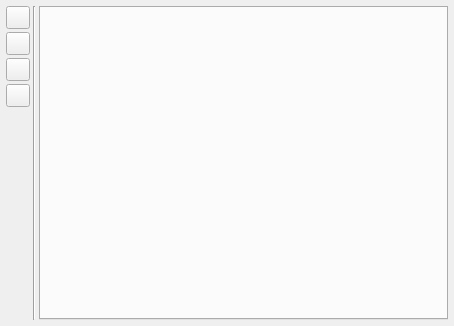
<?xml version="1.0" encoding="UTF-8"?>
<ui version="4.0">
 <class>Form</class>
 <widget class="QWidget" name="Form">
  <property name="geometry">
   <rect>
    <x>0</x>
    <y>0</y>
    <width>454</width>
    <height>326</height>
   </rect>
  </property>
  <property name="windowTitle">
   <string>Form</string>
  </property>
  <layout class="QGridLayout" name="gridLayout">
   <property name="leftMargin">
    <number>6</number>
   </property>
   <property name="topMargin">
    <number>6</number>
   </property>
   <property name="rightMargin">
    <number>6</number>
   </property>
   <property name="bottomMargin">
    <number>6</number>
   </property>
   <property name="spacing">
    <number>3</number>
   </property>
   <item row="0" column="2">
    <widget class="Line" name="line">
     <property name="orientation">
      <enum>Qt::Vertical</enum>
     </property>
    </widget>
   </item>
   <item row="0" column="0">
    <layout class="QVBoxLayout" name="verticalLayout">
     <property name="leftMargin">
      <number>0</number>
     </property>
     <item>
      <widget class="QToolButton" name="bt_run">
       <property name="toolTip">
        <string>Run current tab</string>
       </property>
       <property name="text">
        <string/>
       </property>
       <property name="icon">
        <iconset theme="system-run">
         <normaloff>.</normaloff>.</iconset>
       </property>
      </widget>
     </item>
     <item>
      <widget class="QToolButton" name="bt_pin">
       <property name="toolTip">
        <string>Pin/Unpin current tab</string>
       </property>
       <property name="text">
        <string/>
       </property>
       <property name="icon">
        <iconset theme="object-locked">
         <normaloff>.</normaloff>.</iconset>
       </property>
       <property name="checkable">
        <bool>true</bool>
       </property>
       <property name="checked">
        <bool>false</bool>
       </property>
      </widget>
     </item>
     <item>
      <widget class="QToolButton" name="bt_print">
       <property name="toolTip">
        <string>Print current tab</string>
       </property>
       <property name="text">
        <string/>
       </property>
       <property name="icon">
        <iconset theme="document-print">
         <normaloff>.</normaloff>.</iconset>
       </property>
      </widget>
     </item>
     <item>
      <widget class="QToolButton" name="bt_clear">
       <property name="toolTip">
        <string>Clear current output</string>
       </property>
       <property name="text">
        <string/>
       </property>
       <property name="icon">
        <iconset theme="user-trash">
         <normaloff>.</normaloff>.</iconset>
       </property>
      </widget>
     </item>
     <item>
      <spacer name="verticalSpacer">
       <property name="orientation">
        <enum>Qt::Vertical</enum>
       </property>
       <property name="sizeHint" stdset="0">
        <size>
         <width>20</width>
         <height>40</height>
        </size>
       </property>
      </spacer>
     </item>
    </layout>
   </item>
   <item row="0" column="3">
    <widget class="QTabWidget" name="tabWidget">
     <property name="currentIndex">
      <number>-1</number>
     </property>
    </widget>
   </item>
  </layout>
 </widget>
 <resources/>
 <connections/>
</ui>
